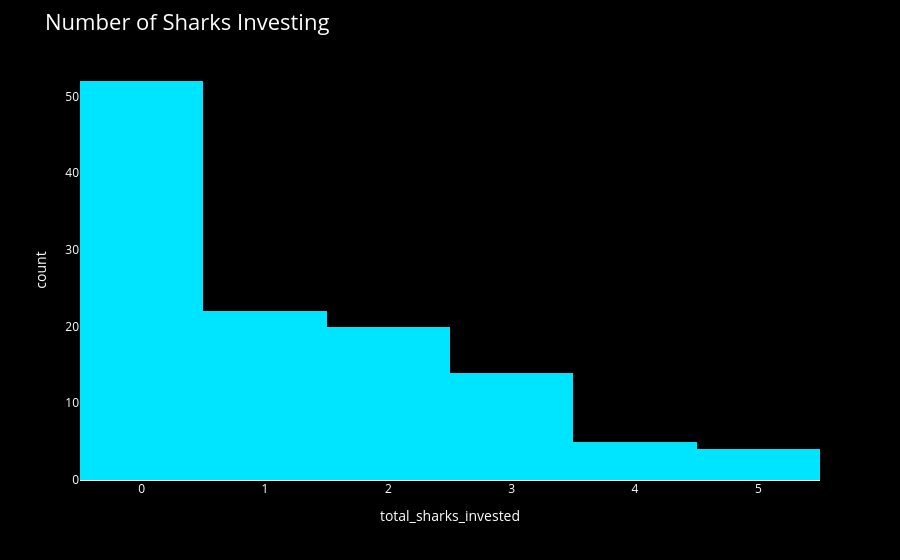

Notebook cell for this chart:
### Code cell
fig = px.histogram(
    df,
    x='total_sharks_invested',
    color_discrete_sequence=neon_rainbow_pro
)

fig = neon_layout(fig, "Number of Sharks Investing")
fig.show()

### Figure 1 — Plotly figure (JSON) as saved in the notebook; plotly's stock layout.template omitted (floating-point values rounded to 4 significant figures)
{"data": [{"alignmentgroup": "True", "bingroup": "x", "hovertemplate": "total_sharks_invested=%{x}<br>count=%{y}<extra></extra>", "legendgroup": "", "marker": {"color": "#00E5FF", "pattern": {"shape": ""}}, "name": "", "offsetgroup": "", "orientation": "v", "showlegend": false, "type": "histogram", "x": [3, 2, 2, 1, 0, 0, 0, 1, 1, 2, 0, 2, 2, 0, 0, 5, 1, 0, 2, 0, 0, 2, 2, 1, 2, 2, 0, 3, 3, 3, 0, 1, 2, 1, 0, 3, 3, 2, 4, 2, 0, 0, 1, 1, 3, 2, 0, 2, 2, 5, 3, 0, 1, 0, 0, 1, 0, 0, 4, 0, 0, 1, 0, 5, 3, 1, 2, 3, 0, 0, 0, 1, 0, 0, 0, 2, 1, 0, 1, 5, 0, 1, 0, 1, 0, 4, 0, 1, 3, 0, 3, 3, 0, 0, 0, 2, 0, 0, 0, 0, 1, 0, 0, 0, 1, 0, 1, 0, 3, 2, 4, 0, 0, 0, 4, 0, 0], "xaxis": "x", "yaxis": "y"}], "layout": {"barmode": "relative", "font": {"color": "white"}, "legend": {"tracegroupgap": 0}, "margin": {"t": 60}, "paper_bgcolor": "black", "plot_bgcolor": "black", "title": {"font": {"size": 22}, "text": "Number of Sharks Investing"}, "xaxis": {"anchor": "y", "domain": [0, 1], "showgrid": false, "title": {"text": "total_sharks_invested"}}, "yaxis": {"anchor": "x", "domain": [0, 1], "showgrid": false, "title": {"text": "count"}}}}
